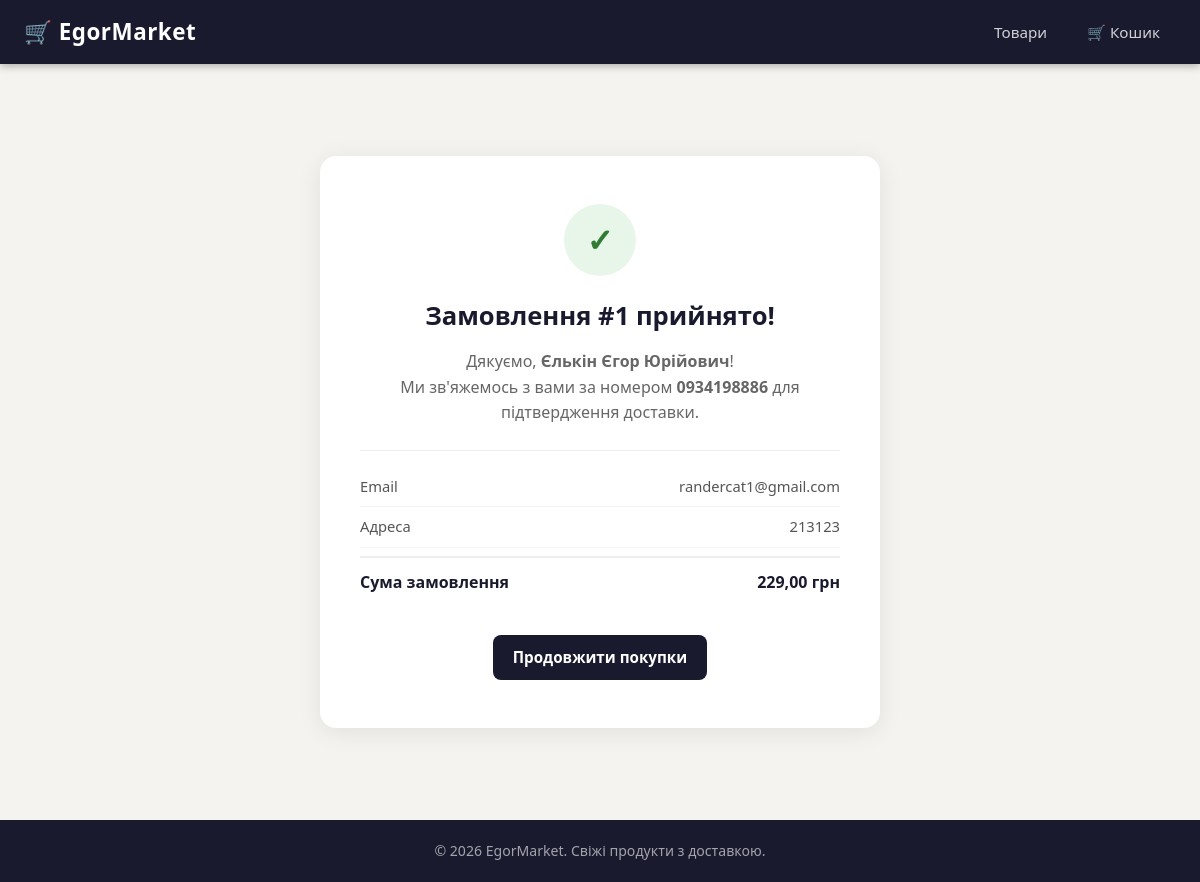
/order/1/success/, run on the app's committed database.
### store/models.py (models this page shows, shortened)
class Order(models.Model):
    STATUS_CHOICES = [
        ('new', 'Нове'),
        ('processing', 'Обробляється'),
        ('delivered', 'Доставлено'),
        ('cancelled', 'Скасовано'),
    ]
    full_name = models.CharField(max_length=150, verbose_name="Повне ім'я")
    phone = models.CharField(max_length=20, verbose_name='Телефон')
    email = models.EmailField(verbose_name='Email')
    address = models.TextField(verbose_name='Адреса доставки')
    notes = models.TextField(blank=True, verbose_name='Примітки')
    status = models.CharField(max_length=20, choices=STATUS_CHOICES, default='new', verbose_name='Статус')
    total_price = models.DecimalField(max_digits=10, decimal_places=2, default=0, verbose_name='Сума')
    created_at = models.DateTimeField(auto_now_add=True, verbose_name='Створено')
    class Meta:
        verbose_name = 'Замовлення'
        verbose_name_plural = 'Замовлення'
        ordering = ['-created_at']

### store/views.py (the view)
# urls.py: path('order/<int:pk>/success/', views.order_success, name='order_success'),
def order_success(request, pk):
    order = get_object_or_404(Order, pk=pk)
    return render(request, 'store/order_success.html', {'order': order})

### market/templates/store/order_success.html (shortened to what this page needs)
{% extends 'base.html' %}
{% block content %}
<div class="container">
    <div class="success-wrap">
        <div class="success-icon">✓</div>
        <h1 class="success-title">Замовлення #{{ order.pk }} прийнято!</h1>
        <p class="success-sub">
            Дякуємо, <strong>{{ order.full_name }}</strong>!<br>
            Ми зв'яжемось з вами за номером <strong>{{ order.phone }}</strong> для підтвердження доставки.
        </p>
        <div class="success-details">
            <div class="summary-row">
                <span>Email</span>
                <span>{{ order.email }}</span>
            </div>
            <div class="summary-row">
                <span>Адреса</span>
                <span>{{ order.address }}</span>
            </div>
            <div class="summary-row summary-row--total">
                <span>Сума замовлення</span>
                <span><strong>{{ order.total_price }} грн</strong></span>
            </div>
        </div>
        <div style="margin-top:2rem">
            <a href="{% url 'product_list' %}" class="btn btn-primary">Продовжити покупки</a>
        </div>
    </div>
</div>
{% endblock %}

### market/static/css/style.css (style rules this page uses)
*, *::before, *::after { box-sizing: border-box; margin: 0; padding: 0; }
body { font-family: 'Segoe UI', Tahoma, Geneva, Verdana, sans-serif; background-color: #f5f3ef; color: #2c2c2c; line-height: 1.6; min-height: 100vh; display: flex; flex-direction: column; }
a { text-decoration: none; color: inherit; }
.container { max-width: 1200px; margin: 0 auto; padding: 32px 24px; }
.btn { display: inline-block; padding: 10px 20px; border-radius: 8px; font-size: 0.95rem; font-weight: 600; cursor: pointer; border: none; transition: background 0.2s, transform 0.1s; text-align: center; }
.btn-primary { background: #1a1a2e; color: #fff; }
.summary-row { display: flex; justify-content: space-between; font-size: 0.92rem; padding: 8px 0; border-bottom: 1px solid #f5f5f5; color: #555; }
.summary-row:last-child { border-bottom: none; }
.summary-row--total { font-size: 1rem; color: #1a1a2e; font-weight: 600; border-top: 2px solid #eee; margin-top: 8px; padding-top: 12px; border-bottom: none; }
.success-wrap { max-width: 560px; margin: 60px auto; text-align: center; background: #fff; border-radius: 16px; padding: 48px 40px; box-shadow: 0 4px 24px rgba(0,0,0,0.08); }
.success-icon { width: 72px; height: 72px; border-radius: 50%; background: #e8f5e9; color: #2e7d32; font-size: 2rem; font-weight: 700; display: flex; align-items: center; justify-content: center; margin: 0 auto 20px; }
.success-title { font-size: 1.6rem; font-weight: 700; color: #1a1a2e; margin-bottom: 12px; }
.success-sub { color: #666; font-size: 1rem; margin-bottom: 24px; line-height: 1.6; }
.success-details { text-align: left; border-top: 1px solid #eee; padding-top: 16px; margin-top: 16px; }

### data on the page
Order: pk "1", full_name "Єлькін Єгор Юрійович", phone "0934198886", email "randercat1@gmail.com", address "213123", total_price "229,00"
